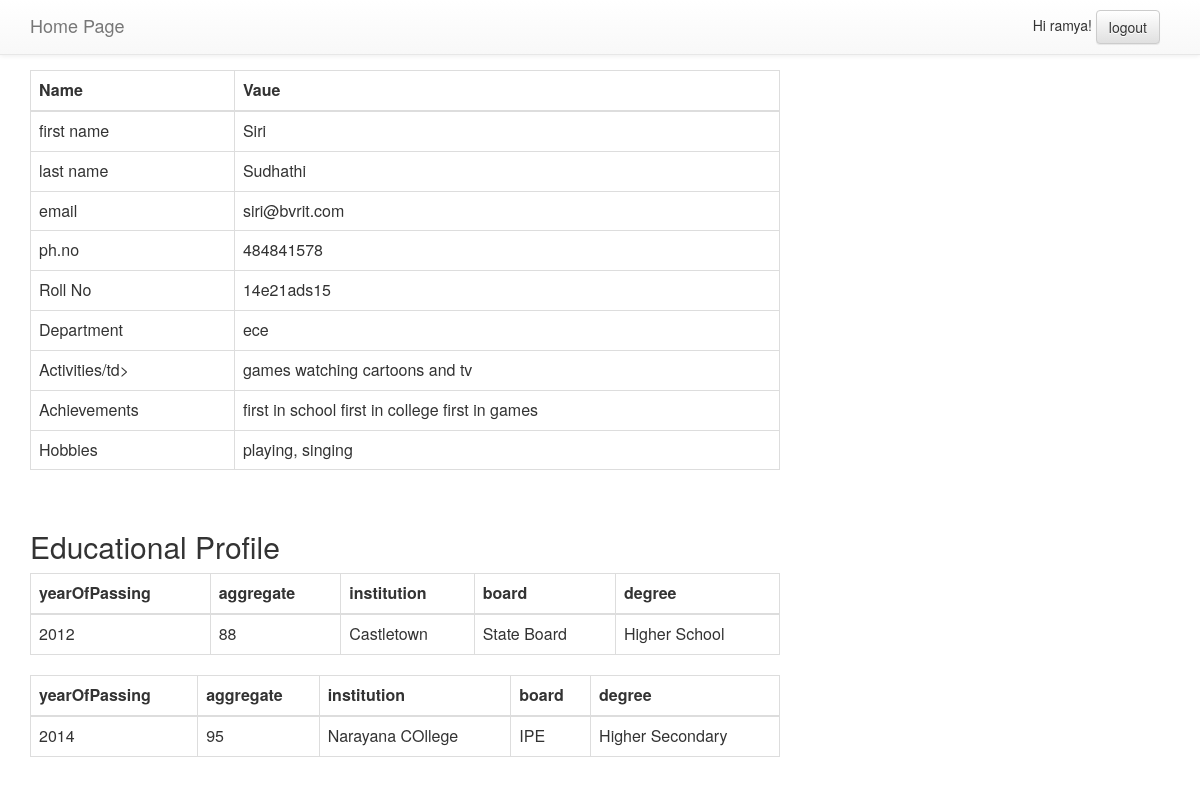
Page /student/profileview/1/ (signed in) on the committed database.
### students/models.py (models this page shows, shortened)
class User(AbstractUser):
    mobile = models.CharField(max_length=100, default='')
    address = models.TextField()
    userRole = models.CharField(choices=USER_ROLES, max_length=50)

class StudentProfile(models.Model):
    user = models.OneToOneField(User, related_name="student", on_delete=models.CASCADE)
    rollNo = models.CharField(max_length=20,primary_key = True)
    department = models.CharField(choices=DEGREE, max_length=30)
    activities = models.CharField(max_length=300)
    achievements = models.TextField()
    hobbies = models.CharField(max_length=300)

class AcademicInfo(models.Model):
    student = models.ForeignKey(StudentProfile,related_name="student_acinfo")
    yearOfPassing = models.IntegerField()
    aggregate = models.IntegerField()
    institution = models.CharField(max_length=70)
    board = models.CharField(max_length=30)
    degree = models.CharField(max_length=30)

### students/views.py (the view)
# urls.py: url(r'^student/profileview/(?P<pk>\w{0,})/$$', student_profile_view, name='student_profile_view'),
def student_profile_view(request, pk):
    student = get_object_or_404(User, pk=pk, userRole="student" )
    education_details = AcademicInfo.objects.filter(student=student.student)
    return render(request, 'profile_view.html', {"student": student, "education_details": education_details})

### students/templates/profile_view.html (shortened to what this page needs)
{% extends 'base.html' %}
{% block content %}
{% if request.user.is_authenticated %}
<table class="table table-bordered">
      <thead>
        <tr>
          <th>Name</th>
          <th>Vaue</th>
        </tr>
      </thead>
      <tbody>
        <tr>
          <td>first name</td>
          <td>{{student.first_name}}</td>
        </tr>
        <tr>
          <td>last name</td>
          <td>{{student.last_name}}</td>
        </tr>
        <tr>
          <td>email</td>
          <td>{{student.email}}</td>
        </tr>
        <tr>
          <td>ph.no</td>
          <td>{{student.mobile}}</td>
        </tr>
        <tr>
          <td>Roll No</td>
          <td>{{student.student.rollNo}}</td>
        </tr>
        <tr>
          <td>Department</td>
          <td>{{student.student.department}}</td>
        </tr>
        <tr>
          <td>Activities/td>
          <td>{{student.student.activities}}</td>
        </tr>
        <tr>
          <td>Achievements</td>
          <td>{{student.student.achievements}}</td>
        </tr>
        <tr>
          <td>Hobbies</td>
          <td>{{student.student.hobbies}}</td>
        </tr>
      </tbody>
    </table>
  <br>
  <h2>Educational Profile</h2>
    {% for education in education_details %}
    <table class="table table-bordered">
    <thead>
      <tr>
        <th>yearOfPassing</th>
        <th>aggregate</th>
        <th>institution</th>
        <th>board</th>
        <th>degree</th>
      </tr>
    </thead>
    <tbody>
      <tr>
        <td>{{education.yearOfPassing}}</td>
        <td>{{education.aggregate}}</td>
        <td>{{education.institution}}</td>
        <td>{{education.board}}</td>
        <td>{{education.degree}}</td>
      </tr>
    </tbody>
  </table>
    {% endfor %}
{% else %}
<h1>Please Login<h1>
{% endif %}
{% endblock %}

### students/templates/base.html (shortened to what this page needs)
{% load staticfiles %}
<html>
    <head>
        <link rel="stylesheet" href="//maxcdn.bootstrapcdn.com/bootstrap/3.2.0/css/bootstrap.min.css">
        <link rel="stylesheet" href="//maxcdn.bootstrapcdn.com/bootstrap/3.2.0/css/bootstrap-theme.min.css">
        <link rel="stylesheet" href="{% static 'css/main.css' %}">
    </head>
    <body>
      <div class="navbar navbar-default navbar-fixed-top">
        <div class="container">
        <div class="navbar-header">
          {% if request.user.is_authenticated %}
          <a class="navbar-brand" href="/accounts/profile/">Home Page</a>
            {% else %}
            <a class="navbar-brand" href="/login/">Home Page</a>
            {% endif %}
        </div>
        <center>
          <div class="pull-right login-section">
          {% if user.is_authenticated %}
            Hi {{ user.username }}!
            <a href="{% url 'logout' %}"><button class="btn btn-default">logout</button></a>
          {% else %}
            <a href="{% url 'login' %}"><button class="btn btn-default">login</button></a>
          {% endif %}
          </div>
        </center>
    </div>
</div>
<div class="container">
<div class="row">
    <div class="col-md-8">
      {% block content %}
      {% endblock %}
    </div>
</div>
</div>
    </body>
</html>

### students/static/css/main.css (style rules this page uses)
body { padding-top: 70px; }
.login-section { padding: 10px; }

### rows in the picture
User: username "ramya"
User: first_name "Siri", last_name "Sudhathi", email "siri@bvrit.com", mobile "484841578", student.rollNo "14e21ads15", student.department "ece", student.activities "games watching cartoons and tv", student.achievements "first in school first in college first in games", student.hobbies "playing, singing"
AcademicInfo: yearOfPassing "2012", aggregate "88", institution "Castletown", board "State Board", degree "Higher School"
AcademicInfo: yearOfPassing "2014", aggregate "95", institution "Narayana COllege", board "IPE", degree "Higher Secondary"
